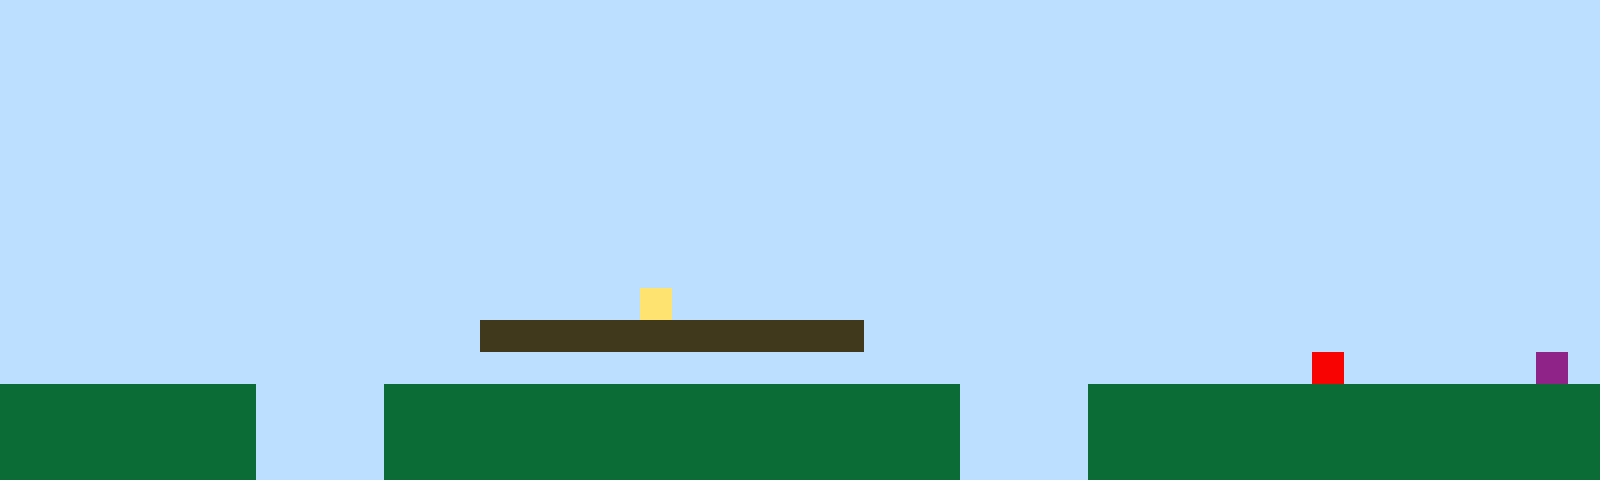

Rendered tile map (Tiled .tmx) drawn with the repository's tilesets; below, a short description and the full map source, tile grids included:
An orthogonal 50x15 tile map with 32x32 px tiles, 1 tile layer (Tile Layer 1).

<map version="1.10" tiledversion="1.11.2" orientation="orthogonal" renderorder="right-up" width="50" height="15" tilewidth="32" tileheight="32" infinite="0" nextlayerid="2" nextobjectid="1"><editorsettings><export target="map1.csv" format="csv" /></editorsettings><tileset firstgid="1" name="sprites" tilewidth="32" tileheight="32" tilecount="6" columns="3"><image source="sprites.png" width="96" height="64" /></tileset><layer id="1" name="Tile Layer 1" width="50" height="15"><data encoding="csv">1,1,1,1,1,1,1,1,1,1,1,1,1,1,1,1,1,1,1,1,1,1,1,1,1,1,1,1,1,1,1,1,1,1,1,1,1,1,1,1,1,1,1,1,1,1,1,1,1,1,1,1,1,1,1,1,1,1,1,1,1,1,1,1,1,1,1,1,1,1,1,1,1,1,1,1,1,1,1,1,1,1,1,1,1,1,1,1,1,1,1,1,1,1,1,1,1,1,1,1,1,1,1,1,1,1,1,1,1,1,1,1,1,1,1,1,1,1,1,1,1,1,1,1,1,1,1,1,1,1,1,1,1,1,1,1,1,1,1,1,1,1,1,1,1,1,1,1,1,1,1,1,1,1,1,1,1,1,1,1,1,1,1,1,1,1,1,1,1,1,1,1,1,1,1,1,1,1,1,1,1,1,1,1,1,1,1,1,1,1,1,1,1,1,1,1,1,1,1,1,1,1,1,1,1,1,1,1,1,1,1,1,1,1,1,1,1,1,1,1,1,1,1,1,1,1,1,1,1,1,1,1,1,1,1,1,1,1,1,1,1,1,1,1,1,1,1,1,1,1,1,1,1,1,1,1,1,1,1,1,1,1,1,1,1,1,1,1,1,1,1,1,1,1,1,1,1,1,1,1,1,1,1,1,1,1,1,1,1,1,1,1,1,1,1,1,1,1,1,1,1,1,1,1,1,1,1,1,1,1,1,1,1,1,1,1,1,1,1,1,1,1,1,1,1,1,1,1,1,1,1,1,1,1,1,1,1,1,1,1,1,1,1,1,1,1,1,1,1,1,1,1,1,1,1,1,1,1,1,1,1,1,1,1,1,1,1,1,1,1,1,1,1,1,1,1,1,1,1,1,1,1,1,1,1,1,1,1,1,1,1,1,1,1,1,1,1,1,1,1,1,1,1,1,1,1,1,1,1,1,1,1,1,1,1,1,1,1,1,1,1,1,1,1,1,1,1,1,1,1,1,1,1,1,1,1,1,1,1,1,1,1,1,1,1,1,1,1,1,1,1,1,1,1,1,1,1,1,1,1,1,1,1,1,1,1,1,1,1,1,4,1,1,1,1,1,1,1,1,1,1,1,1,1,1,1,1,1,1,1,1,1,1,1,1,1,1,1,1,1,1,1,1,1,1,1,1,1,1,1,1,1,1,1,1,3,3,3,3,3,3,3,3,3,3,3,3,1,1,1,1,1,1,1,1,1,1,1,1,1,1,1,1,1,1,1,1,1,1,1,1,1,1,1,1,1,1,1,1,1,1,1,1,1,1,1,1,1,1,1,1,1,1,1,1,1,1,1,1,1,1,1,1,1,1,1,1,1,1,1,1,5,1,1,1,1,1,1,6,1,2,2,2,2,2,2,2,2,1,1,1,1,2,2,2,2,2,2,2,2,2,2,2,2,2,2,2,2,2,2,1,1,1,1,2,2,2,2,2,2,2,2,2,2,2,2,2,2,2,2,2,2,2,2,2,2,2,2,1,1,1,1,2,2,2,2,2,2,2,2,2,2,2,2,2,2,2,2,2,2,1,1,1,1,2,2,2,2,2,2,2,2,2,2,2,2,2,2,2,2,2,2,2,2,2,2,2,2,1,1,1,1,2,2,2,2,2,2,2,2,2,2,2,2,2,2,2,2,2,2,1,1,1,1,2,2,2,2,2,2,2,2,2,2,2,2,2,2,2,2</data></layer></map>
